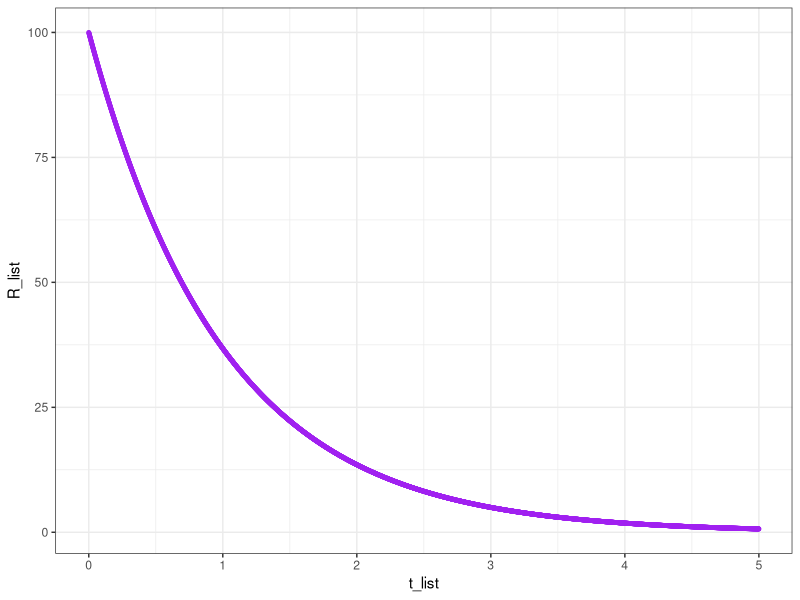
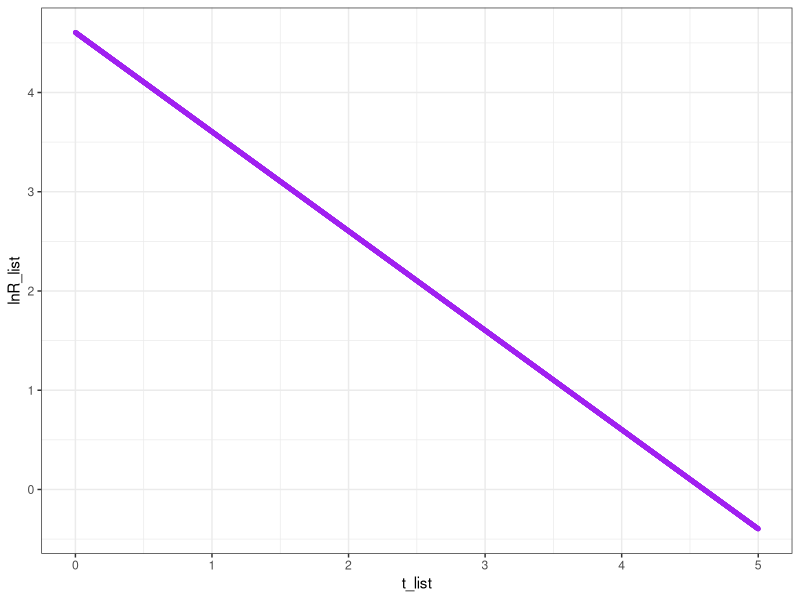
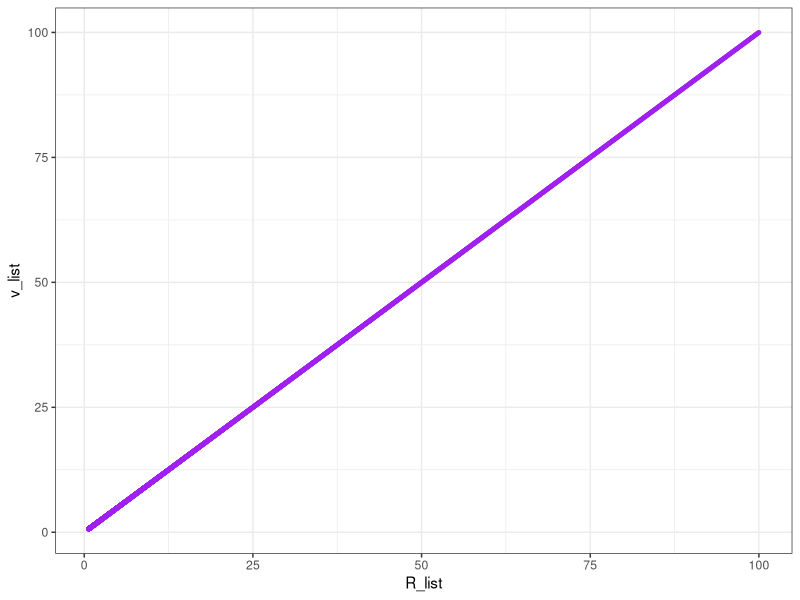
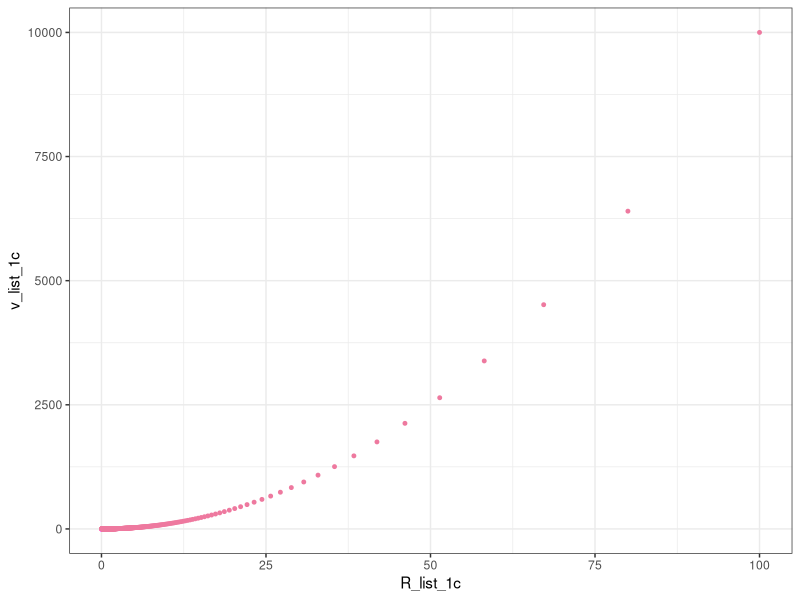
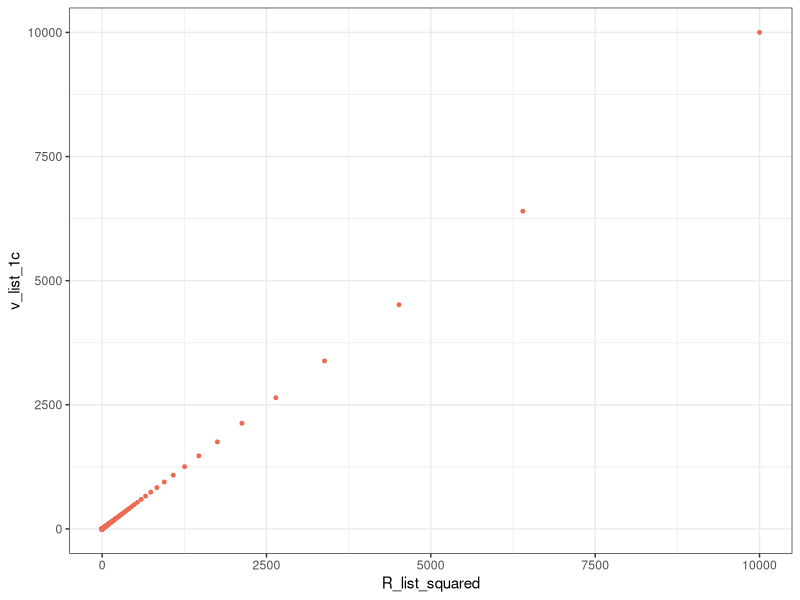
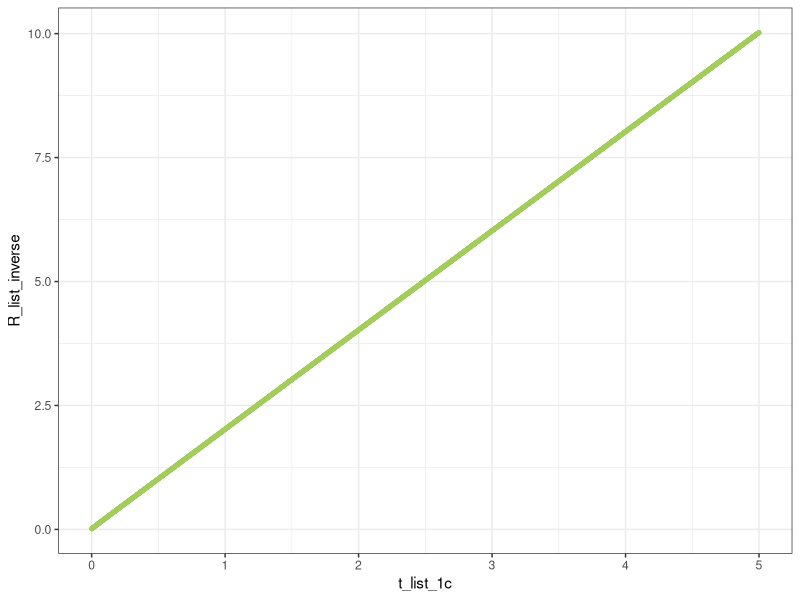
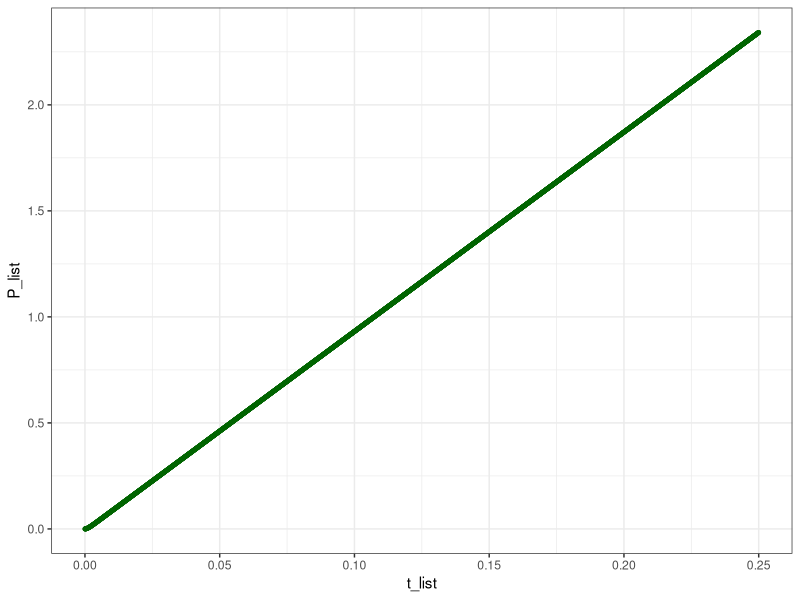
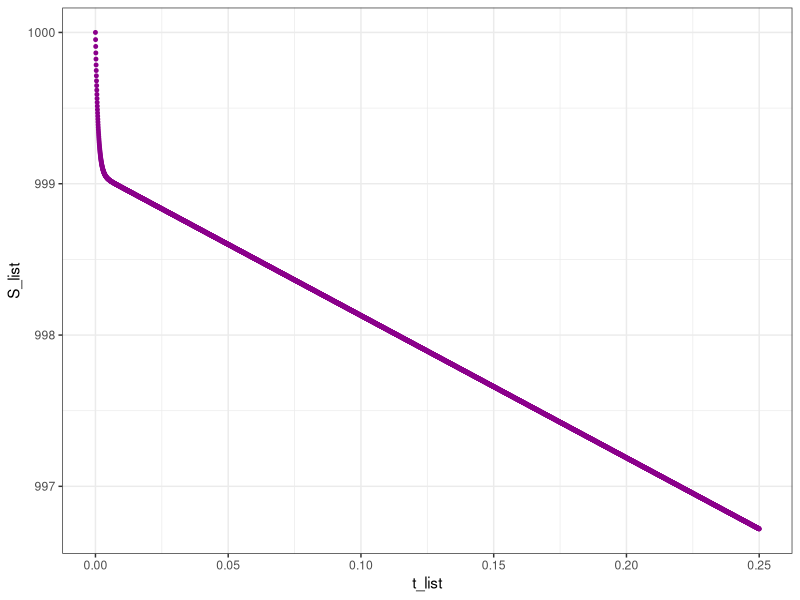

Write the R code that produced these figures, in order.
library(tidyverse)


# Actividad 1: Cinéticas sencillas ----------------------------------------

k<-(1)
dt<-0.001
R0<-100
t0<-0
v0=k*R0

R_list<-c(R0)
t_list<-c(t0)
v_list<-c(v0)
  
R=R0
t=t0


for (i in 1:5000){
dR<- -k*R*dt
R<-R+dR
R_list<-c(R_list,R)
t<-t+dt
t_list<-c(t_list,t)
v=k*R
v_list<-c(v_list,v)
}

view(R_list)

data_list_TP2<-data.frame(R_list, t_list, v_list)

ggplot(data=data_list_TP2,
       aes(x=t_list, 
           y=R_list))+
      geom_point(size=1, color="purple")+
theme_bw()

data_list_TP2<-data_list_TP2 %>% 
  mutate(lnR_list=log(R_list))
view(data_list_TP2)


ggplot(data=data_list_TP2,
       aes(x=t_list, 
           y=lnR_list))+
  geom_point(size=1, color="purple")+
  theme_bw()


ggplot(data=data_list_TP2,
       aes(x=R_list, 
           y=v_list))+
  geom_point(size=1, color="purple")+
  theme_bw()

#Calculo para una reaccion de orden 2 vamos a definir las variables con un 1c ya q ue corresponde a la actividad 1c

k_1c<-(1)
dt_1c<-0.001
R0_1c<-100
t0_1c<-0
v0_1c=k_1c*R0_1c^2

R_list_1c<-c(R0_1c)
t_list_1c<-c(t0_1c)
v_list_1c<-c(v0_1c)

R_1c=R0_1c
t_1c=t0_1c


for (i in 1:5000){
  dR_1c<- -2*k_1c*(R_1c^2)*dt_1c
  R_1c<-R_1c+dR_1c
  R_list_1c<-c(R_list_1c,R_1c)
  t_1c<-t_1c+dt_1c
  t_list_1c<-c(t_list_1c,t_1c)
  v_1c=k_1c*R_1c^2
  v_list_1c<-c(v_list_1c,v_1c)
}

data_list_TP2_act_1c<-data.frame(R_list_1c, t_list_1c, v_list_1c,
                                 R_list_squared=R_list_1c^2,
                                 R_list_inverse=1/R_list_1c)

view(data_list_TP2_act_1c)

ggplot(data = data_list_TP2_act_1c,
       aes(x=R_list_1c,
           y=v_list_1c))+
  geom_point(size=1, color="palevioletred2")+
  theme_bw()

ggplot(data = data_list_TP2_act_1c,
       aes(x=R_list_squared,
           y=v_list_1c))+
  geom_point(size=1, color="coral2")+
  theme_bw()
         
ggplot(data = data_list_TP2_act_1c,
       aes(x=t_list_1c,
           y=R_list_inverse))+
  geom_point(size=1, color="darkolivegreen3")+
  theme_bw()

#Compare los graficos que se obtienen cambiando “dt” a 0.01 y 0.1. ¿Que ocurre
#si aumenta “dt” a un valor relativamente grande, por ejemplo, 2?

#Probar con dt=2




# Actividad 2: Cinética enzimática ----------------------------------------

E0=1
S0=1000
dt=0.00005
kf=1
kr=1
kp=10
t0=0

E_list<-c(E0)
S_list<-c(S0)
ES_list<-c(0)
P_list<-c(0)
v_list<-c(0)
t_list<-c(t0)

E=E0
S=S0
P=0
ES=0
v=0
t=t0

for (i in 1:5000){
  dE=(-kf*E*S+kf*ES+kp*ES)*dt
  E=E+dE
  E_list<-c(E_list,E)
  
  dS=(-kf*E*S+kr*ES)*dt
  S=S+dS
  S_list<-c(S_list, S)
  
  dES=(kf*E*S-kr*ES-kp*ES)*dt
  ES=ES+dES
  ES_list<-c(ES_list, ES)
  
  dP=kp*ES*dt
  P=P+dP
  P_list<-c(P_list, P)
  
  v=kp*ES
  v_list<-c(v_list,v)
  
  t=t+dt
  t_list<-c(t_list, t)
  
}

data_list_TP2_A2<-data.frame(E_list, S_list, ES_list, P_list, t_list, v_list)
view(data_list_TP2_A2)

linear_model_of_S_vs_t<-lm(data_list_TP2_A2$S_list~data_list_TP2_A2$t_list,
                           data = data_list_TP2_A2,
                           subset = t_list>0.05)

summary(linear_model_of_S_vs_t)

#la regresion lineal de la parte lineal es:  [S]=9.991e+02-9.490e-02t, si buscamos el valor de t para el que [S]=0.95[S_0] tenemos

cat("El tiempo al que la concentracion de sustrato es el 95% de la inicial es:", ((0.95*S0-coef(linear_model_of_S_vs_t)[1])/coef(linear_model_of_S_vs_t)[2]),"segundos"
)
#para ver como cambia esto con kp=10 se volvio a correr la seccion del script correspondiente cambiando la variable kp y el valor obtenido por la linea anterior es: 5.219329 segundos

ggplot(data=data_list_TP2_A2,
       aes(x=t_list, 
           y=P_list))+
  geom_point(size=1, color="darkgreen")+
theme_bw()

ggplot(data=data_list_TP2_A2,
       aes(x=t_list,
           y=S_list))+
  geom_point(size=1, color="magenta4")+
  theme_bw()


ggplot(data=data_list_TP2_A2,
       aes(x=t_list,
           y=ES_list))+
  geom_point(size=1, color="darkorange2")+
  theme_bw()


ggplot(data=data_list_TP2_A2,
       aes(x=t_list,
           y=v_list))+
  geom_point(size=1, color="cyan4")+
  theme_bw()


# Actividad 3: Reacciones oscilatorias ------------------------------------


A0=1
B0=3
dt=0.005
k1=1
k2=1
k3=1
k4=1
t0=0
X0=0
Y0=0

t=t0
A=A0
B=B0
D=0
E=0
X=X0
Y=Y0

t_list<-c(t0)
A_list<-c(A0)
B_list<-c(B0)
D_list<-c(0)
E_list<-c(0)
X_list<-c(X0)
Y_list<-c(Y0)

for (i in 1:10000) {
  dA=-k1*A*dt
  #A=A+dA
  A_list<-c(A_list, A)
  
  dB=-k3*B*X*dt
 #B=B+dB 
  B_list<-c(B_list, B)
  
  dD=k3*B*X*dt
  D=D+dD
  D_list<-c(D_list, D)
  
  dE=k4*X*dt
  E=E+dE
  E_list<-c(E_list, E)
  
  dX=(k1*A+k2*(X^2)*Y-k3*B*X-k4*X)*dt
  X=X+dX
  X_list<-c(X_list, X)
  
  dY=(-k2*(X^2)*Y+k3*B*X)*dt
  Y=Y+dY
  Y_list<-c(Y_list, Y)
  
  t=t+dt
  t_list<-c(t_list, t)

}

data_list_TP2_A3<-data.frame(A_list, B_list, X_list, Y_list, D_list, E_list, t_list)
View(data_list_TP2_A3)

ggplot(data=data_list_TP2_A3,
       aes(x=t_list, 
           y=A_list))+
  geom_point(size=1, color="deepskyblue")+
  theme_bw()

ggplot(data=data_list_TP2_A3,
       aes(x=t_list,
           y=B_list))+
  geom_point(size=1, color="deeppink2")+
  theme_bw()


ggplot(data=data_list_TP2_A3,
       aes(x=t_list,
           y=D_list))+
  geom_point(size=1, color="darkorchid3")+
  theme_bw()


ggplot(data=data_list_TP2_A3,
       aes(x=t_list,
           y=E_list))+
  geom_point(size=1, color="midnightblue")+
  theme_bw()


ggplot(data=data_list_TP2_A3,
       aes(x=t_list,
           y=Y_list))+
  geom_point(size=1, color="yellowgreen")+
  theme_bw()

ggplot(data=data_list_TP2_A3,
       aes(x=t_list,
           y=X_list))+
  geom_point(size=1, color="firebrick3")+
  theme_bw()


#Gráfica X vs Y

ggplot(data=data_list_TP2_A3,
       aes(x=X_list,
           y=Y_list))+
  geom_point(size=1, color="orchid")+
  theme_bw()
